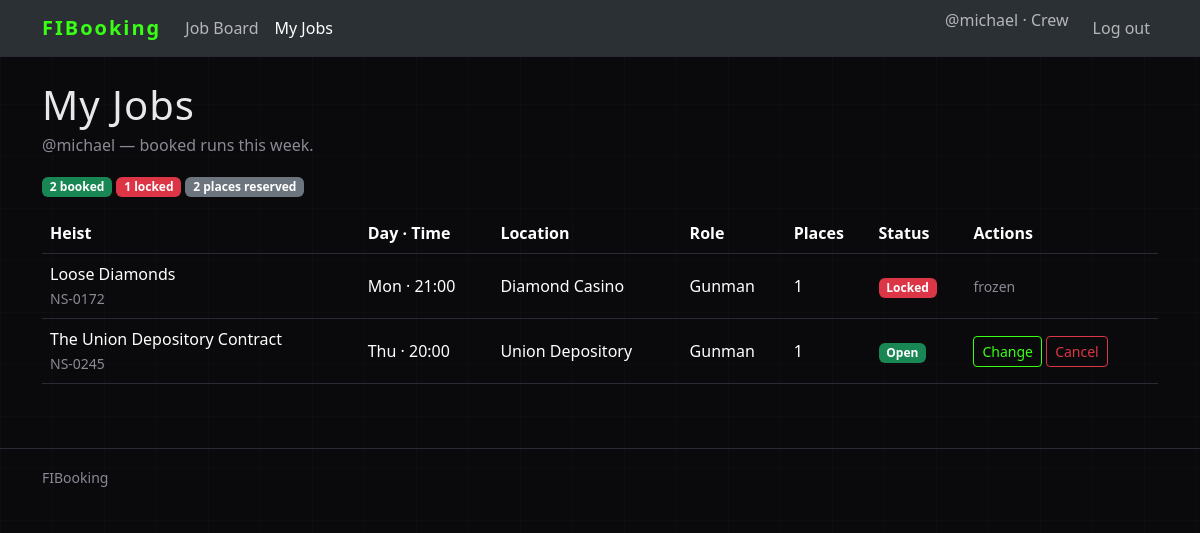
The app's page /my-jobs (signed in) with its own data.
### tables this page shows
CREATE TABLE users (
    id            INTEGER PRIMARY KEY AUTOINCREMENT,
    username      TEXT    NOT NULL UNIQUE,   
    password_hash TEXT    NOT NULL,          
    role          TEXT    NOT NULL
                  CHECK (role IN ('adventurer', 'guild_master'))
);

CREATE TABLE participations (
    id         INTEGER PRIMARY KEY AUTOINCREMENT,
    user_id    INTEGER NOT NULL,
    session_id INTEGER NOT NULL,
    role       TEXT    NOT NULL
               CHECK (role IN ('gunman', 'driver', 'hacker')),
    places     INTEGER NOT NULL CHECK (places BETWEEN 1 AND 2),
    UNIQUE (user_id, session_id),
    FOREIGN KEY (user_id)    REFERENCES users (id),
    FOREIGN KEY (session_id) REFERENCES sessions (id)
);

CREATE TABLE quests (
    id           INTEGER PRIMARY KEY AUTOINCREMENT,
    code         TEXT    NOT NULL UNIQUE,               
    title        TEXT    NOT NULL,
    duration_min INTEGER NOT NULL CHECK (duration_min > 0),
    job_type     TEXT    NOT NULL,                      
    difficulty   INTEGER NOT NULL CHECK (difficulty BETWEEN 2 AND 5),
    description  TEXT    NOT NULL,
    image        TEXT,                                  -- filename in static/img; NULL => placeholder
    created_by   INTEGER NOT NULL,
    FOREIGN KEY (created_by) REFERENCES users (id)
);

### app.py (the view)
@app.route("/my-jobs")
@login_required
def my_jobs():
    if current_user.role != "adventurer":
        return redirect(url_for("planner"))
    bookings = booking_service.get_user_bookings(current_user.id)
    places_total = 0
    locked_count = 0
    for b in bookings:
        places_total += b["places"]
        if not b["can_modify"]:
            locked_count +=1
    return render_template("my_jobs.html", bookings=bookings,
                           places_total=places_total, locked_count=locked_count)

### app.py (called while the page is built)
@login_manager.user_loader
def load_user(user_id):
    db_user = auth_service.get_user(user_id)
    if db_user is not None:
        user = User(id=db_user["id"], username=db_user["username"],
                    role=db_user["role"])
    else:
        user = None
    return user

### dao/participations_dao.py (called while the page is built)
def get_participations_for_user(user_id):
    conn = sqlite3.connect(DB_PATH)
    conn.row_factory = sqlite3.Row
    cursor = conn.cursor()
    sql = '''SELECT p.*,
                    s.day, s.start_time, s.location,
                    q.code, q.title, q.job_type, q.difficulty, q.duration_min
               FROM participations p
               JOIN sessions s ON s.id = p.session_id
               JOIN quests   q ON q.id = s.quest_id
              WHERE p.user_id = ?
              ORDER BY s.day, s.start_time'''
    cursor.execute(sql, (user_id,))
    rows = cursor.fetchall()
    cursor.close()
    conn.close()
    return rows

### dao/users_dao.py (called while the page is built)
def get_user_by_id(user_id):
    conn = sqlite3.connect(DB_PATH)
    conn.row_factory = sqlite3.Row
    cursor = conn.cursor()
    sql = 'SELECT * FROM users WHERE id = ?'
    cursor.execute(sql, (user_id,))
    row = cursor.fetchone()
    cursor.close()
    conn.close()
    return row

### services/auth_service.py (called while the page is built)
def get_user(user_id):
    return users_dao.get_user_by_id(user_id)

### services/booking_service.py (called while the page is built)
def get_user_bookings(user_id):
    bookings = []
    for row in participations_dao.get_participations_for_user(user_id):
        booking = dict(row)
        booking["day_name"] = clock.DAY_NAMES[booking["day"]]
        booking["can_modify"] = rules.can_modify_participation(
            booking["day"], booking["start_time"])
        bookings.append(booking)
    return bookings

### services/clock.py (called while the page is built)
def time_to_minutes(time_str):
    hours, minutes = time_str.split(":")
    return int(hours) * 60 + int(minutes)

def to_week_minutes(day, time_str):
    return day * MINUTES_PER_DAY + time_to_minutes(time_str)

def now_week_minutes():
    return to_week_minutes(SIMULATED_NOW_DAY, SIMULATED_NOW_TIME)

def hours_until(day, time_str):
    return (to_week_minutes(day, time_str) - now_week_minutes()) / 60

### services/rules.py (called while the page is built)
def can_modify_participation(day, start_time):
    return clock.hours_until(day, start_time) > MODIFY_DEADLINE_HOURS

### templates/my_jobs.html (shortened to what this page needs)
{% extends "base.html" %}
{% block content %}
<h1 class="mb-1">My Jobs</h1>
<p class="text-body-secondary">@{{ current_user.username }} —  booked runs this week.</p>
<p>
  <span class="badge text-bg-success">{{ bookings | length }} booked</span>
  <span class="badge text-bg-danger">{{ locked_count }} locked</span>
  <span class="badge text-bg-secondary">{{ places_total }} places reserved</span>
</p>
{% if bookings %}
<table class="table align-middle">
  <thead>
    <tr>
      <th>Heist</th><th>Day &middot; Time</th><th>Location</th>
      <th>Role</th><th>Places</th><th>Status</th><th>Actions</th>
    </tr>
  </thead>
  <tbody>
    {% for b in bookings %}
    <tr>
      <td>{{ b.title |e }}<br><small class="text-body-secondary">{{ b.code }}</small></td>
      <td>{{ b.day_name }} &middot; {{ b.start_time }}</td>
      <td>{{ b.location }}</td>
      <td>{{ b.role | capitalize }}</td>
      <td>{{ b.places }}</td>
      <td>
        {% if b.can_modify %}<span class="badge text-bg-success">Open</span>
        {% else %}<span class="badge text-bg-danger">Locked</span>{% endif %}
      </td>
      <td>
        {% if b.can_modify %}
          <a class="btn btn-sm btn-outline-primary" href="{{ url_for('details', session_id=b.session_id) }}">Change</a>
          <form class="d-inline" method="post" action="{{ url_for('cancel_booking', session_id=b.session_id) }}">
            <button class="btn btn-sm btn-outline-danger" type="submit">Cancel</button>
          </form>
        {% else %}
          <small class="text-body-secondary">frozen</small>
        {% endif %}
      </td>
    </tr>
    {% endfor %}
  </tbody>
</table>
{% else %}
  <p>No runs booked yet. <a href="{{ url_for('job_board') }}">Pick a job from the board</a>.</p>
{% endif %}
{% endblock %}

### templates/base.html (shortened to what this page needs)
<!doctype html>
<html lang="en" data-bs-theme="dark">
<head>
  <link href="https://cdn.jsdelivr.net/npm/bootstrap@5.3.3/dist/css/bootstrap.min.css" rel="stylesheet">
  <link href="https://cdn.jsdelivr.net/npm/bootstrap-icons@1.11.3/font/bootstrap-icons.min.css" rel="stylesheet">
  <link href="{{ url_for('static', filename='css/style.css') }}" rel="stylesheet">
</head>
<body>
  <nav class="navbar navbar-expand-lg bg-body-tertiary border-bottom mb-4">
    <div class="container">
      <a class="navbar-brand" href="{{ url_for('job_board') }}">FIBooking</a>
      <div class="collapse navbar-collapse" id="mainNav">
        <ul class="navbar-nav me-auto">
          <li class="nav-item">
            <a class="nav-link {% if request.endpoint == 'job_board' %}active{% endif %}"
               href="{{ url_for('job_board') }}">Job Board</a>
          </li>
          {% if current_user.is_authenticated and current_user.role == 'guild_master' %}
            <li class="nav-item">
              <a class="nav-link {% if request.endpoint == 'planner' %}active{% endif %}"
                 href="{{ url_for('planner') }}">The Planner</a>
            </li>
            <li class="nav-item">
              <a class="nav-link {% if request.endpoint == 'new_score' %}active{% endif %}"
                 href="{{ url_for('new_score') }}">Post Heist</a>
            </li>
          {% elif current_user.is_authenticated %}
            <li class="nav-item">
              <a class="nav-link {% if request.endpoint == 'my_jobs' %}active{% endif %}"
                 href="{{ url_for('my_jobs') }}">My Jobs</a>
            </li>
          {% endif %}
        </ul>
        <ul class="navbar-nav ms-auto">
          {% if current_user.is_authenticated %}
            <li class="nav-item">
              <span class="navbar-text me-3">@{{ current_user.username }} &middot;
                {% if current_user.role == 'guild_master' %}
                Mastermind
                {% else %}
                Crew
                {% endif %}</span>
            </li>
            <li class="nav-item">
              <a class="nav-link" href="{{ url_for('logout') }}">Log out</a>
            </li>
          {% endif %}
        </ul>
      </div>
    </div>
  </nav>
  <main class="container">
    {% block content %}{% endblock %}
  </main>
  <footer class="border-top py-3">
    <div class="container">
      <small class="text-body-secondary">FIBooking</small>
    </div>
  </footer>
</body>
</html>

### static/css/style.css (style rules this page uses)
:root { --accent: #39ff14; --accent-dark: #2ecc0f; --ink-on-accent: #0a0a0c; --night: #0a0a0c; --panel: #16161d; --line: #2a2a35; }
[data-bs-theme="dark"] { --bs-body-bg: var(--night); --bs-body-color: #e8e8ea; --bs-secondary-color: #8a8a95; --bs-tertiary-bg: var(--panel); --bs-border-color: var(--line); --bs-link-color: var(--accent); --bs-link-hover-color: var(--accent-dark); --bs-link-color-rgb: 57, 255, 20; --bs-link-hover-color-rgb: 46, 204, 15; }
body { background-image: linear-gradient(rgba(255, 255, 255, .015) 1px, transparent 1px), linear-gradient(90deg, rgba(255, 255, 255, .015) 1px, transparent 1px); background-size: 52px 52px; }
.table { --bs-table-bg: transparent; }
.btn-outline-primary { --bs-btn-color: var(--accent); --bs-btn-border-color: var(--accent); --bs-btn-hover-bg: var(--accent); --bs-btn-hover-border-color: var(--accent); --bs-btn-hover-color: var(--ink-on-accent); }
.navbar-brand { font-weight: 700; letter-spacing: 2px; color: var(--accent); }
h1 { letter-spacing: 1px; }
footer { margin-top: 4rem; }

### records on screen
users: username "michael"
participations: title "Loose Diamonds", code "NS-0172", day_name "Mon", start_time "21:00", location "Diamond Casino", role "Gunman", places "1", shows "Locked", shows "frozen"
participations: title "The Union Depository Contract", code "NS-0245", day_name "Thu", start_time "20:00", location "Union Depository", role "Gunman", places "1", shows "Open"

### other values on screen
{{ bookings | length }} "2"
{{ locked_count }} "1"
{{ places_total }} "2"
